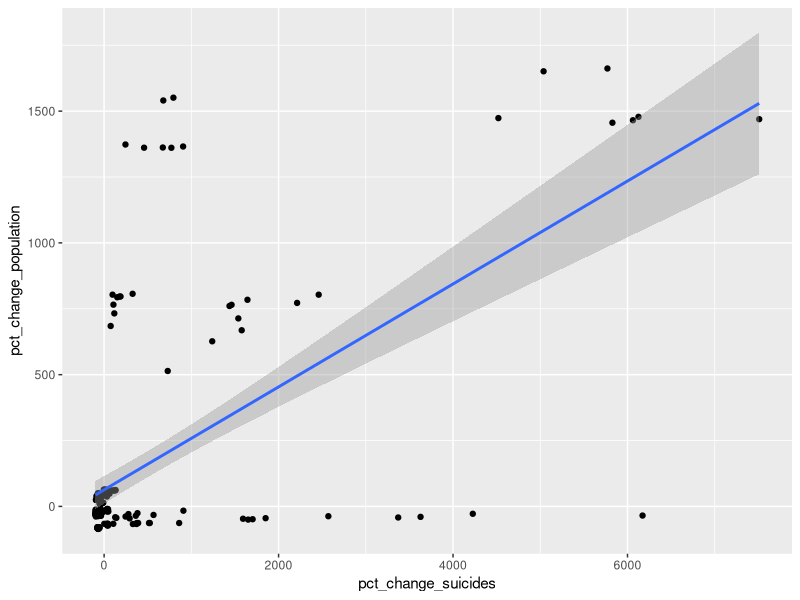
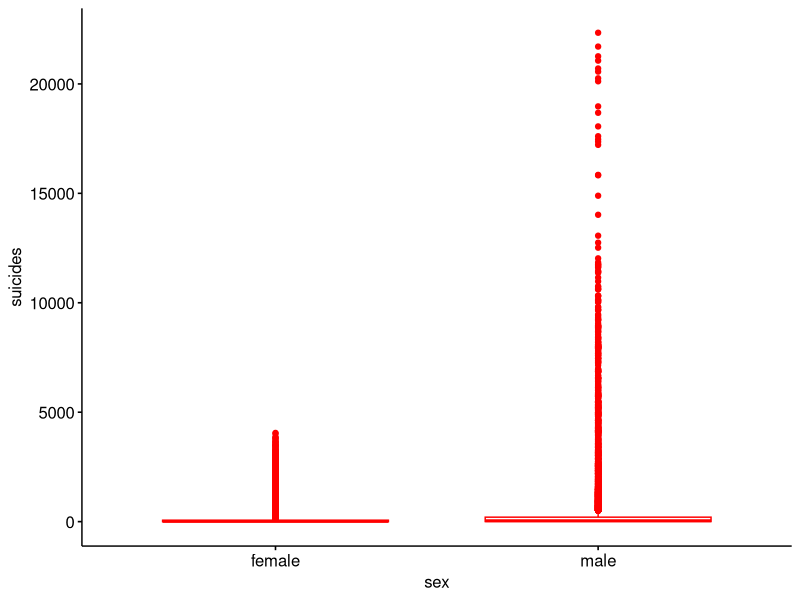
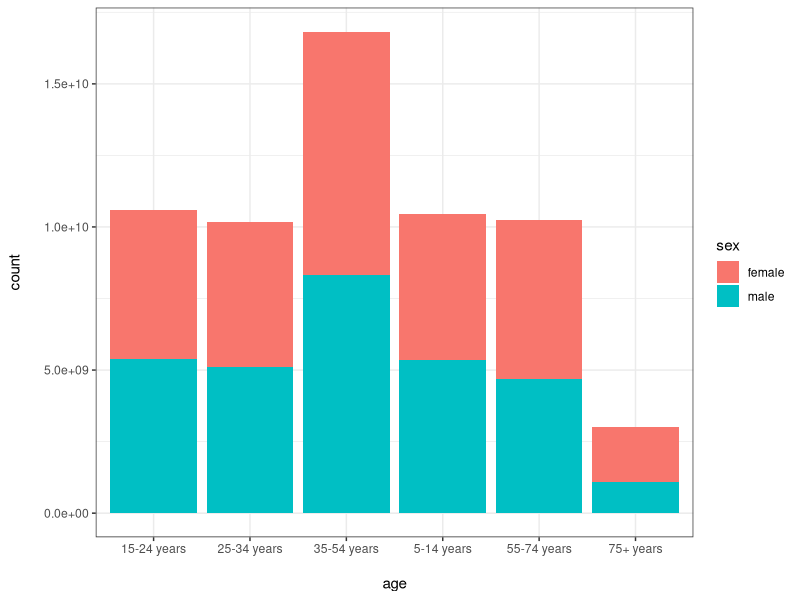
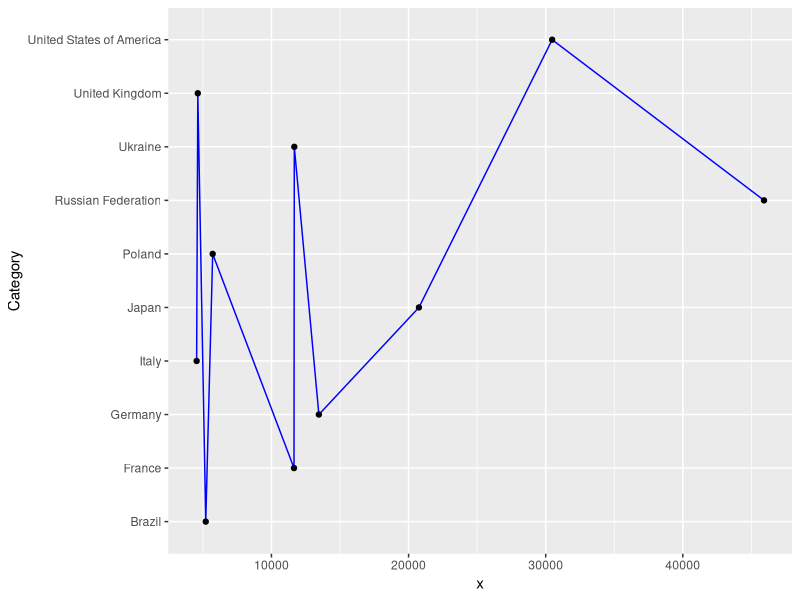
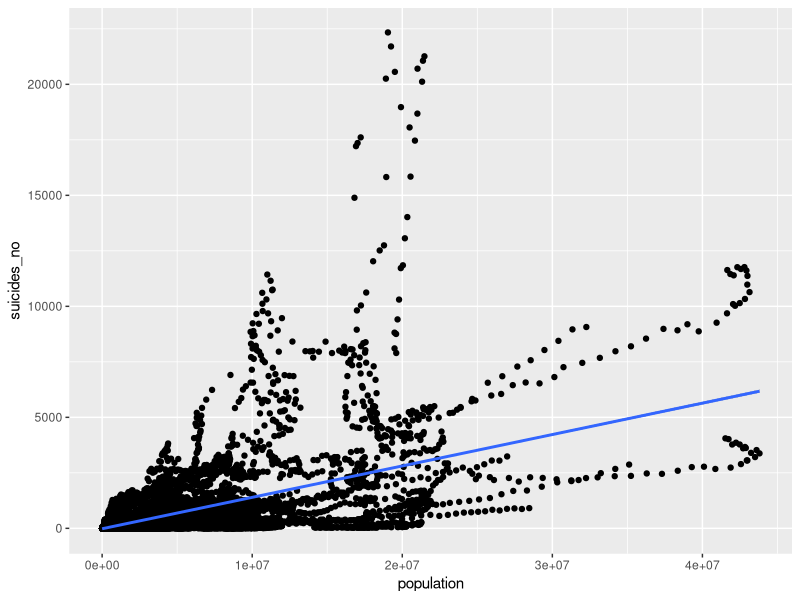

Source code (R) for these figures, in order:

df = read.csv('Who_Suicide_Statistics.csv')

head(df)
dim(df)
# 1)
str(df)
summary(df)
# country

table(df$country)
unique(df$country)
# there are 141 countries in the dataset

# year
table(df$year)
unique(df$year)

# 38 years
# most observations belongs to year 2002 and lest number of observations belongs to 2016

# sex

table(df$sex)
# there are a similar number of mails and females in the study

# age
table(df$age)

# there 6 types of age groups
# similar number of individuals are belong to each age group

# suicide no

summary(df$suicides_no)
# mean 193.3
# min = 0
# max = 22338
# there are 2256 missing values

# population

summary(df$population)


#Min.  1st Qu.   Median     Mean  3rd Qu.     Max.     NA's 
#     259    85113   380655  1664091  1305698 43805214     5460 

# 2) 

table(is.na(df))
# there are 7716 missing values in the dataset

# rows with missing values

sum(!complete.cases(df)) 


summary(df)

dim(df)
df = na.omit(df)
# 3)
library(dplyr)
df = df %>%  mutate(pct_change_population = (population/lag(population) - 1) * 100)


df = df %>%  mutate(pct_change_suicides = (suicides_no /lag(suicides_no ) - 1) * 100)


df_new = df[df$country == 'Sri Lanka',]
df_new
cor(df_new$pct_change_population, df_new$pct_change_suicides)


# plot

library(ggplot2)
ggplot(df_new, aes(x=pct_change_suicides, y=pct_change_population)) + 
  geom_point()+
  geom_smooth(method=lm)


# 4)
str(df)
sui = aggregate(df$suicides_no, by=list(Category=df$age), FUN=sum)
pop = aggregate(df$population, by=list(Category=df$age), FUN=sum)
sui_by_age = sui$x
pop_by_age = pop$x
age_group =pop$Category

data <- data.frame(unlist(age_group), unlist(pop_by_age), unlist(sui_by_age)) 
data
cor(data$unlist.pop_by_age., data$unlist.sui_by_age.)
data$ratio = data$unlist.sui_by_age./data$unlist.pop_by_age.
data$unlist.age_group. =as.factor(data$unlist.age_group.)
levels(data$unlist.age_group.)



# kruksala wallis test

k <- kruskal.test(ratio ~ unlist.age_group., data = data)
summary(k)
k

# 5)

library("ggpubr")
ggboxplot(df, x = "sex", y = "suicides_no", 
          color = "red", palette = c("#00AFBB", "#E7B800"),
          ylab = "suicides", xlab = "sex")

res <- t.test(suicides_no ~ sex, data = df, var.equal = TRUE)
res

data_S = df %>%
  group_by(sex, age) %>%
  summarise(p_sum=sum(population  ),
            p_mean=(mean(population  )))

data_S
ggplot(data_S, aes(x = age, y = p_sum   , fill = sex)) + 
  geom_bar(stat = "identity") +
  xlab("\nage") +
  ylab("count\n") +
  theme_bw()


# 6)

df_year = df[df$year== 1992,]
df_year

data_year = aggregate(df_year$suicides_no, by=list(Category=df_year$country), FUN=sum)
data_year = data_year[order(-data_year$x),]
data_year


# graph
data_year = data_year[1:10,]
ggplot(data=data_year, aes(x=x, y=Category, group=1)) +
  geom_line(color = "blue")+
  geom_point()


# 7)

cor(df$population, df$suicides_no)
ggplot(df, aes(x=population, y=suicides_no)) + 
  geom_point()+
  geom_smooth(method=lm)


# 8)
unique(df$country)

df_new = aggregate(df$suicides_no, by=list(Category=df$year), FUN=sum)



df_romania = df[df$country =="Romania",]
df_SA = df[df$country =="South Africa",]
df_SL = df[df$country =="Sri Lanka",]
df_UAE = df[df$country =="United Arab Emirates",]
df_TURKEY = df[df$country =="Turkey",]

df_romania = aggregate(df_romania$suicides_no, by=list(Category=df_romania$year), FUN=sum)
df_SA = aggregate(df_SA$suicides_no, by=list(Category=df_SA$year), FUN=sum)
df_SL = aggregate(df_SL$suicides_no, by=list(Category=df_SL$year), FUN=sum)
df_UAE = aggregate(df_UAE$suicides_no, by=list(Category=df_UAE$year), FUN=sum)
df_TURKEY = aggregate(df_TURKEY$suicides_no, by=list(Category=df_TURKEY$year), FUN=sum)


model1 = lm(x ~Category, data = df_romania)          
model1$fitted.values
predict(model1)


model2 = lm(x ~Category, data = df_SA)          
model2$fitted.values

model3 = lm(x ~Category, data = df_SL)          
model3$fitted.values

model4 = lm(x ~Category, data = df_UAE)          
model4$fitted.values[1:10]
predict(model4)
model5 = lm(x ~Category, data = df_TURKEY)          
model5$fitted.values

